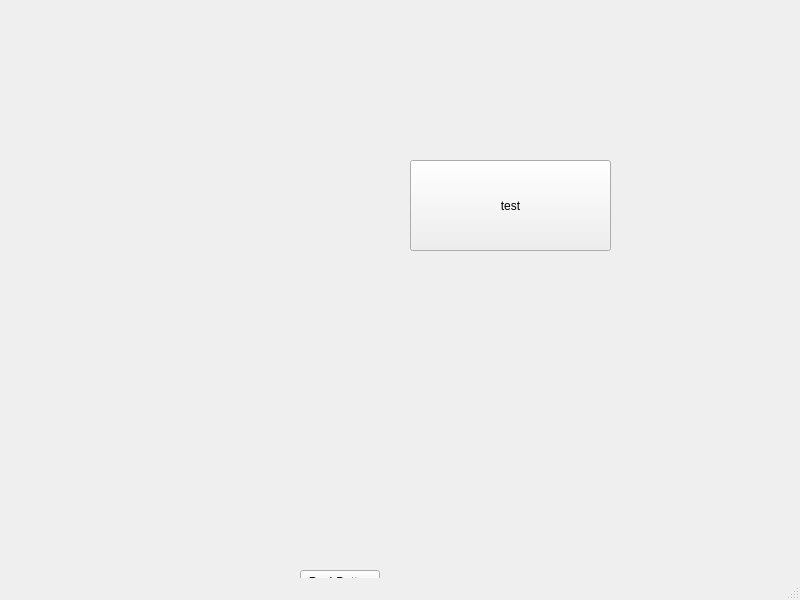
<?xml version="1.0" encoding="UTF-8"?>
<ui version="4.0">
 <class>MainWindow</class>
 <widget class="QMainWindow" name="MainWindow">
  <property name="geometry">
   <rect>
    <x>0</x>
    <y>0</y>
    <width>800</width>
    <height>600</height>
   </rect>
  </property>
  <property name="windowTitle">
   <string>MainWindow</string>
  </property>
  <widget class="QWidget" name="centralwidget">
   <widget class="QPushButton" name="pushButton">
    <property name="geometry">
     <rect>
      <x>300</x>
      <y>570</y>
      <width>80</width>
      <height>24</height>
     </rect>
    </property>
    <property name="text">
     <string>PushButton</string>
    </property>
   </widget>
   <widget class="QPushButton" name="TestButton">
    <property name="geometry">
     <rect>
      <x>410</x>
      <y>160</y>
      <width>201</width>
      <height>91</height>
     </rect>
    </property>
    <property name="text">
     <string>test</string>
    </property>
   </widget>
  </widget>
  <widget class="QMenuBar" name="menubar">
   <property name="geometry">
    <rect>
     <x>0</x>
     <y>0</y>
     <width>800</width>
     <height>21</height>
    </rect>
   </property>
  </widget>
  <widget class="QStatusBar" name="statusbar"/>
 </widget>
 <resources/>
 <connections/>
</ui>
